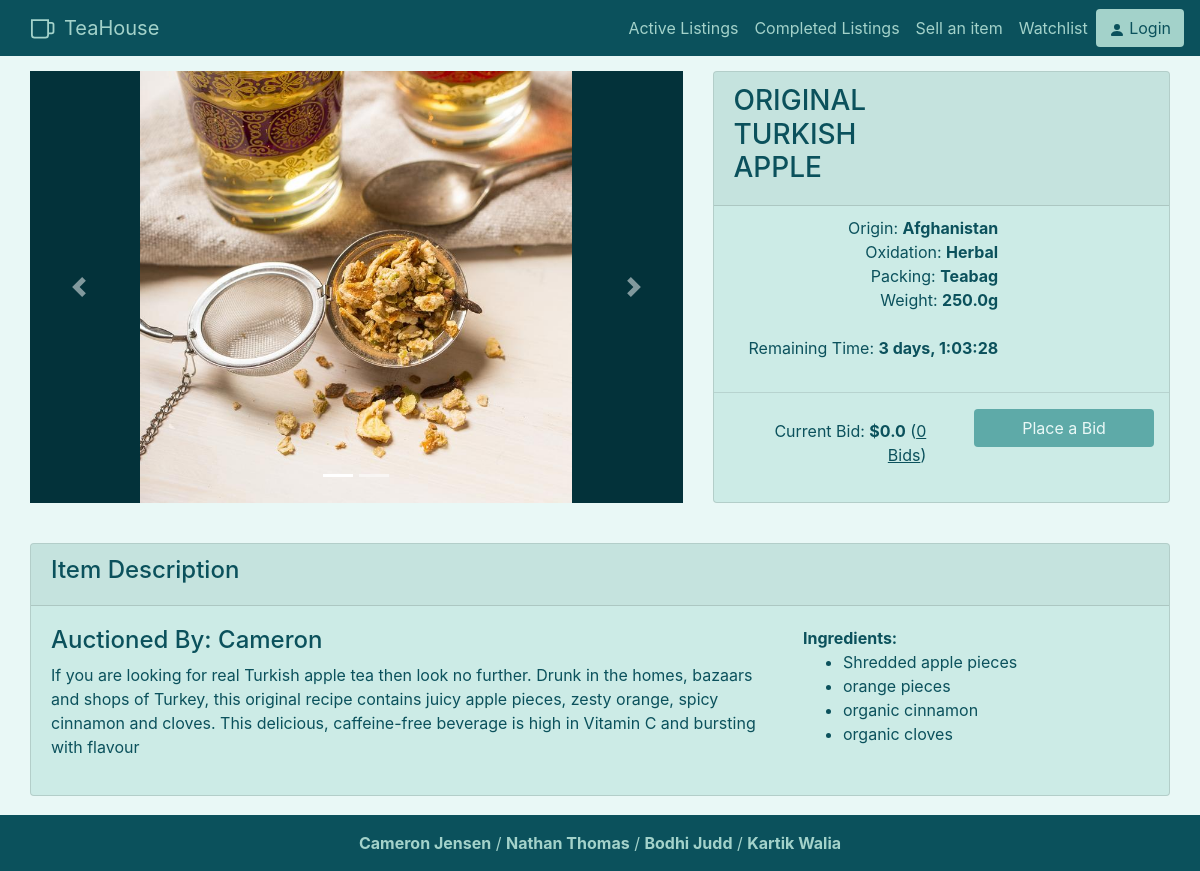
The app's page /tea/6, older data.
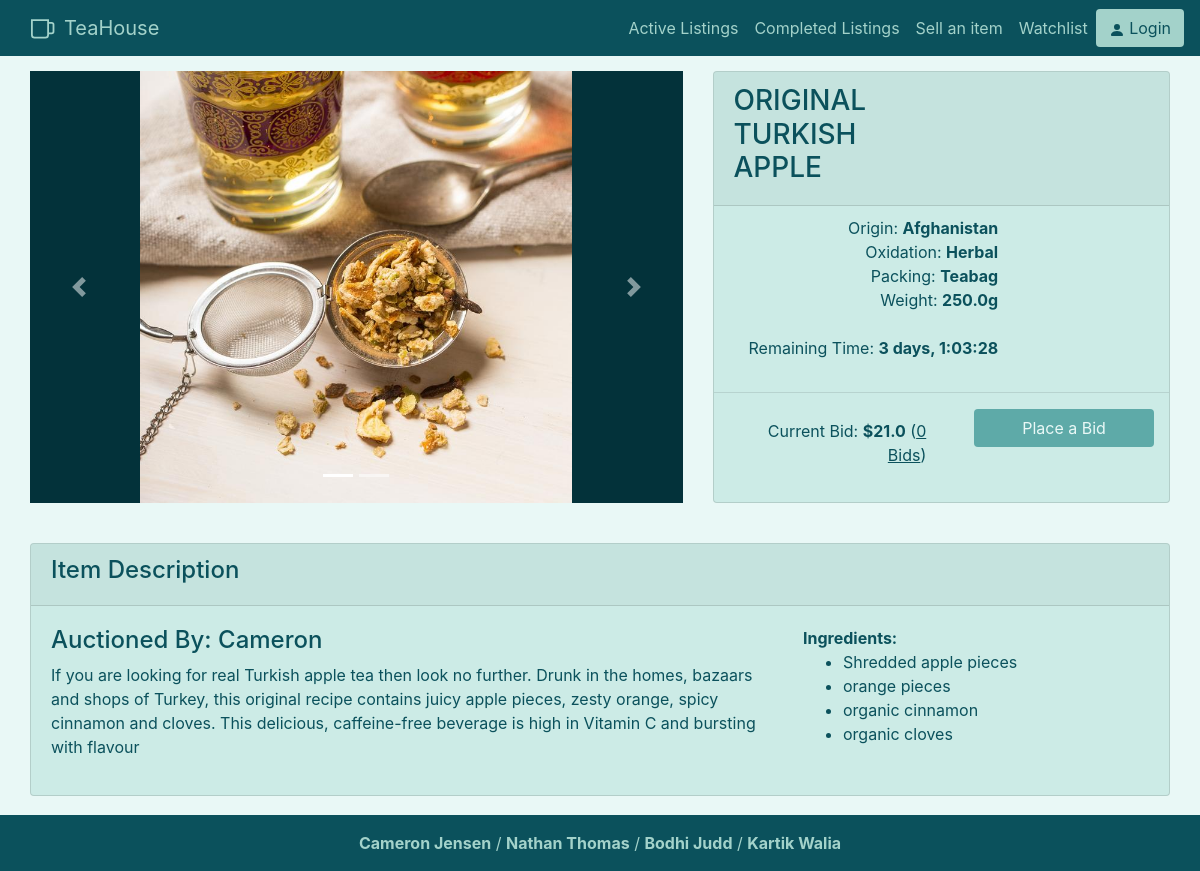
The same page, newer data.
### auction/models.py (models this page shows)
class auctionListing(db.Model):
    __tablename__ = 'auctionListing'
    __table_args__ = {'extend_existing': True}
    id = db.Column(db.Integer, primary_key=True)
    user_id = db.Column(db.Integer, db.ForeignKey('users.id'), nullable=False)
    start_time = db.Column(db.DateTime, default=datetime.now(), nullable=False)
    end_time = db.Column(db.DateTime, nullable=False)
    starting_bid = db.Column(db.Float, nullable=False) #make 0 minimum
    current_bid = db.Column(db.Float, nullable=False) #same as above
    photos_url = db.Column(db.String())
    description = db.Column(db.String(255))
    weight = db.Column(db.Float, nullable=False)
    title = db.Column(db.String(100), nullable=False)
    tea_name = db.Column(db.String(60), nullable=False)
    origin_country = db.Column(db.String(60), nullable=False)
    oxidation = db.Column(db.String(60), nullable=False)
    packing = db.Column(db.String(60), nullable=False)
    bid_status = db.Column(db.Integer, nullable=False)
    total_bids = db.Column(db.Integer, nullable=False)

### auction/items.py (the view, shortened to what this page needs)
@bp.route('/<int:id>', methods = ['GET','POST'])
def display(id):
    currentItem = auctionListing.query.filter_by(id=id).first() # get current item
    remainingTime = (currentItem.end_time - datetime.now()) # get time
    if(remainingTime < timedelta(0)):
      currentItem.bid_status = 0
      db.session.commit()
    userName = User.query.filter_by(id=currentItem.user_id).first().username
    bidList = []
    form = BidForm()
    watchlistExists = False
    errorStatus = 0
    ingredientList = currentItem.tea_name.split(',')
    form = BidForm()
    return render_template('items/details.html', errorStatus=errorStatus, form=form, auctionListing=currentItem, timeLeft=str(remainingTime)[:-7], username=userName, bidList=bidList, ingredients=ingredientList, watchlistExists = watchlistExists)

### auction/templates/items/details.html (shortened to what the changed rows need)
{% extends 'base.html' %}
{% import "bootstrap/wtf.html" as wtf %}
{% block content %}
    <div style="padding: 15px 30px 15px 30px;" class="row">
        <div class="col-lg-7">
            <div id="carouselExampleIndicators" class="carousel slide carousel-fade" data-ride="carousel">
                <div class="carousel-inner">
                    <div class="carousel-item active">
                        <img class="carousel-img d-block h-100" src="{{auctionListing.photos_url}}" alt="First slide">
                    </div>
                </div>
            </div>
        </div>
        <div class="col-lg">
            <div class="card h-100">
                <div class="card-header">
                    <div class="row">
                        <div class="col">
                            <h3>{{auctionListing.title}}</h3>
                        </div>
                    </div>
                </div>
                <div class="row">
                    <p class="right-align">
                        Origin: <b>{{auctionListing.origin_country}}</b><br>
                        Oxidation: <b>{{auctionListing.oxidation}}</b><br>
                        Packing: <b>{{auctionListing.packing}}</b><br>
                        Weight: <b>{{auctionListing.weight}}g</b><br><br>
                        {% if auctionListing.bid_status ==1 %}
                        Remaining Time: <b>{{timeLeft}}</b>
                        {% else %}
                        Remaining Time: <b>Bidding Concluded</b>
                        {% endif %}
                    </p>
                </div>
                <div class="row">
                    <div class="col">
                        <p style="padding-left:40px;" class="right-align">
                            {% if auctionListing.bid_status == 1 %}
                            Current Bid: <b>${{auctionListing.current_bid}}</b> (<u>{{auctionListing.total_bids}} Bids</u>)
                            {% else %}
                            Winning Bid: <b>${{auctionListing.current_bid}}</b> (<u>{{auctionListing.total_bids}} Bids</u>)
                            {% endif %}
                        </p>
                    </div>
                </div>
            </div>
        </div>
    </div>
    <div class="row" style="padding:10px 30px 0px 30px">
        <div style="padding: 15px" class="col-lg">
            <div class="card h-100">
                <div class="card-body">
                    <div class="row">
                        <div class="col-8">
                            <h4>Auctioned By: {{username}}</h4>
                            <p>{{auctionListing.description}}</p>
                        </div>
                    </div>
                </div>
            </div>
        </div>
    </div>
{% endblock %}

Row changes from the older to the newer data that the page shows:
changed auctionListing "ORIGINAL TURKISH APPLE": current_bid "0.0" → "21.0"
